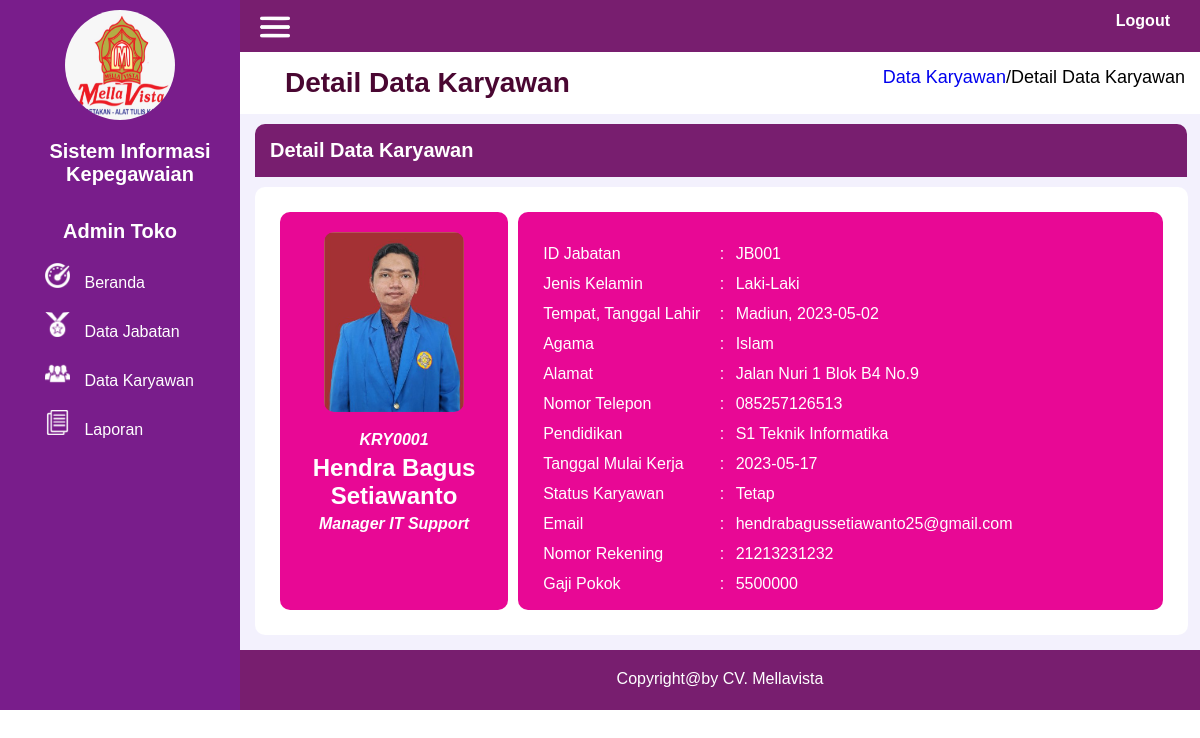
The page /asset/tampilan/detail_karyawan_admin.php?id_karyawan=KRY0001 on the database as committed earlier.
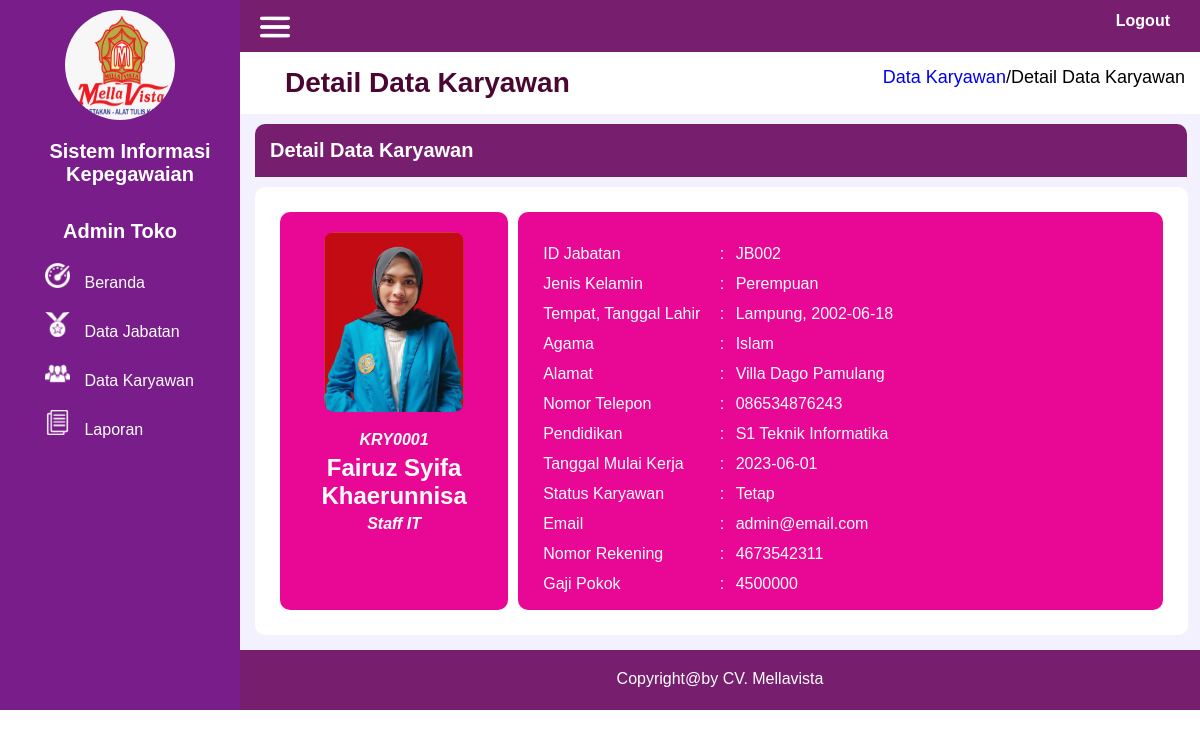
The same page on the database as committed later.
### tables this page shows
CREATE TABLE `karyawan` (
  `id_karyawan` varchar(10) NOT NULL,
  `id_jabatan` varchar(10) NOT NULL,
  `nama_karyawan` varchar(100) NOT NULL,
  `jk` varchar(15) NOT NULL,
  `tempat_lahir` varchar(50) NOT NULL,
  `tgl_lahir` date NOT NULL,
  `agama` varchar(20) NOT NULL,
  `alamat` varchar(225) NOT NULL,
  `no_telp` varchar(12) NOT NULL,
  `pendidikan` varchar(50) NOT NULL,
  `tgl_mulai_kerja` date NOT NULL,
  `status_karyawan` varchar(20) NOT NULL,
  `email` varchar(100) NOT NULL,
  `no_rek` varchar(25) NOT NULL,
  `foto` varchar(225) NOT NULL
);

CREATE TABLE `jabatan` (
  `id_jabatan` varchar(10) NOT NULL,
  `nama_jabatan` varchar(100) NOT NULL,
  `gaji_pokok` int(11) NOT NULL
);

### asset/tampilan/detail_karyawan_admin.php (the view, shortened to what this page needs)
<!DOCTYPE html>
<html lang="en">
<head>
    <link rel="stylesheet" href="../../css/style.css">
</head>
<body>
<?php
    include "../../koneksi.php";
    $id_karyawan = $_GET['id_karyawan'];
    $sql = "SELECT karyawan.*, jabatan.nama_jabatan, jabatan.gaji_pokok FROM karyawan LEFT JOIN jabatan ON karyawan.id_jabatan = jabatan.id_jabatan WHERE id_karyawan='$id_karyawan'";
    $result = mysqli_query($koneksi, $sql);
    if (mysqli_num_rows($result) > 0) {
        $row = mysqli_fetch_assoc($result);
        $id_karyawan = $row['id_karyawan'];
        $id_jabatan = $row['id_jabatan'];
        $nama_karyawan = $row['nama_karyawan'];
        $jk = $row['jk'];
        $tempat_lahir = $row['tempat_lahir'];
        $tgl_lahir = $row['tgl_lahir'];
        $agama = $row['agama'];
        $alamat = $row['alamat'];
        $no_telp = $row['no_telp'];
        $pendidikan = $row['pendidikan'];
        $tgl_mulai_kerja = $row['tgl_mulai_kerja'];
        $status_karyawan = $row['status_karyawan'];
        $email = $row['email'];
        $no_rek = $row['no_rek'];
        $foto = $row['foto'];
        $nama_jabatan = $row['nama_jabatan'];
        $gaji_pokok = $row['gaji_pokok'];
    }
?>
    <div class="container">
        <div class="side-kiri">
            <div class="identitas">
                <div class="logo">
                    <img src="../../gambar/logo.jpeg">
                </div>
            </div>
            <div class="judul">
                    Sistem Informasi Kepegawaian
                </div>
            <div class="kotak-akses">
                Admin Toko
            </div>
            <div class="side-menu">
                <img src="../../gambar/dashboard.png">
                <a href="../beranda_admin.php">Beranda</a>
            </div>
            <div class="side-menu">
                <img src="../../gambar/jabatan.png">
                <a href="../tampilan/data_jabatan_admin.php">Data Jabatan</a>
            </div>
            <div class="side-menu">
                <img src="../../gambar/pegawai.png">
                <a href="../tampilan/data_karyawan_admin.php">Data Karyawan</a>
            </div>
            <div class="side-menu">
                <img src="../../gambar/laporan.png">
                <a href="../tampilan/laporan_admin.php">Laporan</a>
            </div>
        </div>
        <div class="side-kanan">
            <div class="kepala">
                <div class="kepala-garis"><img src="../../gambar/garis.png"></div>
                <div class="logout"><a href="../../logout.php">Logout</a></div>
            </div>
            <div class="judul-halaman">
                <div class="judul-detail"><h1>Detail Data Karyawan</h1></div>
                <div class="link"><a href="data_karyawan.php">Data Karyawan</a>/Detail Data Karyawan</div>
            </div>
            <div class="kotak-judul-detail">
                Detail Data Karyawan
            </div>
            <div class="halaman-beranda">
                <div class="detail-foto">
                    <img src="../../gambar/foto/<?php echo $foto; ?>">
                    <br>
                    <h4><?php echo $id_karyawan; ?></h4>
                    <h3><?php echo $nama_karyawan; ?></h3>
                    <h4><?php echo $nama_jabatan; ?></h4>
                </div>
                <div class="detail-identitas">
                    <br>
                    <div class="kotak-identitas">
                        <div class="identitas-kiri">ID Jabatan</div>
                        <div class="identitas-tengah">:</div>
                        <div class="identitas-kanan"><?php echo $id_jabatan; ?></div>
                    </div>
                    <div class="kotak-identitas">
                        <div class="identitas-kiri">Jenis Kelamin</div>
                        <div class="identitas-tengah">:</div>
                        <div class="identitas-kanan"><?php echo $jk; ?></div>
                    </div>
                    <div class="kotak-identitas">
                        <div class="identitas-kiri">Tempat, Tanggal Lahir</div>
                        <div class="identitas-tengah">:</div>
                        <div class="identitas-kanan"><?php echo $tempat_lahir; ?>, <?php echo $tgl_lahir; ?></div>
                    </div>
                    <div class="kotak-identitas">
                        <div class="identitas-kiri">Agama</div>
                        <div class="identitas-tengah">:</div>
                        <div class="identitas-kanan"><?php echo $agama; ?></div>
                    </div>
                    <div class="kotak-identitas">
                        <div class="identitas-kiri">Alamat</div>
                        <div class="identitas-tengah">:</div>
                        <div class="identitas-kanan"><?php echo $alamat; ?></div>
                    </div>
                    <div class="kotak-identitas">
                        <div class="identitas-kiri">Nomor Telepon</div>
                        <div class="identitas-tengah">:</div>
                        <div class="identitas-kanan"><?php echo $no_telp; ?></div>
                    </div>
                    <div class="kotak-identitas">
                        <div class="identitas-kiri">Pendidikan</div>
                        <div class="identitas-tengah">:</div>
                        <div class="identitas-kanan"><?php echo $pendidikan; ?></div>
                    </div>
                    <div class="kotak-identitas">
                        <div class="identitas-kiri">Tanggal Mulai Kerja</div>
                        <div class="identitas-tengah">:</div>
                        <div class="identitas-kanan"><?php echo $tgl_mulai_kerja; ?></div>
                    </div>
                    <div class="kotak-identitas">
                        <div class="identitas-kiri">Status Karyawan</div>
                        <div class="identitas-tengah">:</div>
                        <div class="identitas-kanan"><?php echo $status_karyawan; ?></div>
                    </div>
                    <div class="kotak-identitas">
                        <div class="identitas-kiri">Email</div>
                        <div class="identitas-tengah">:</div>
                        <div class="identitas-kanan"><?php echo $email; ?></div>
                    </div>
                    <div class="kotak-identitas">
                        <div class="identitas-kiri">Nomor Rekening</div>
                        <div class="identitas-tengah">:</div>
                        <div class="identitas-kanan"><?php echo $no_rek; ?></div>
                    </div>
                    <div class="kotak-identitas">
                        <div class="identitas-kiri">Gaji Pokok</div>
                        <div class="identitas-tengah">:</div>
                        <div class="identitas-kanan"><?php echo $gaji_pokok; ?></div>
                    </div>
            </div>
        </div>
        <div class="kaki">
                Copyright@by CV. Mellavista
            </div>
    </div>
</body>
</html>

### css/style.css (style rules this page uses)
* { font-family: Arial, Helvetica, sans-serif; margin: 0; }
.container { width: 100%; height: auto; background-color: antiquewhite; display: flex; }
.side-kiri { width: 20%; min-height: 600px; background-color: rgb(121, 29, 139); }
.side-kanan { width: 80%; min-height: 600px; background-color: rgb(243, 241, 253); }
.identitas { display: flex; min-height: 40px; width: auto; margin-bottom: 40px; }
.logo { width: 100%; height: 40px; padding: 10px; text-align: center; }
.logo img { border-radius: 50%; width: 110px; height: 110px; }
.judul { width: 100%; height: 40px; padding: 10px; color: white; font-family: Helvetica; font-weight: bold; margin-top: 70px; margin-bottom: 30px; text-align: center; font-size: 20px; }
.side-menu { width: auto; border: 2px; color: aliceblue; padding: 10px 0px 10px 20px; align-items: center; margin-left: 25px; }
.side-menu a { text-decoration: none; color: white; cursor: pointer; margin-left: 10px; }
.side-menu img { width: 25px; height: 25px; }
.kotak-akses { width:auto; color:white; font-size: 20px; font-weight: bold; margin-bottom: 10px; text-align: center; }
.kepala { width: auto; min-height: 40px; background-color: rgb(120, 30, 111); padding: 12px 30px 0px 0px; display: flex; }
.kepala-garis { width: 10%; height: 30px; }
.kepala-garis img { width: 30px; height: 30px; margin-left: 20px; }
.logout { width: 90%; height: 30px; text-align: right; }
.logout a { margin-top:20px; color: #fff; font-weight: bold; text-decoration: none; }
.judul-halaman { width: auto; min-height: 40px; text-align: right; background-color: #fff; display: flex; }
h1 { text-align: left; font-size: 28px; font-weight: bold; color: rgb(74, 7, 50); padding: 10px; margin-left: 10px; }
h3 { font-size: 24px; font-weight: bold; color: #fff; }
h4 { font-size: 16px; font-weight: bold; color: #fff; font-style: italic; margin: 5px; }
.halaman-beranda { width: 93%; min-height: 400px; background-color: #fff; padding: 20px; border-radius: 10px; margin: 10px 0px 0px 15px; display: flex; }
.kotak-judul-detail { width: 94%; min-height: 20px; background-color: rgb(120, 30, 111); padding: 15px; border-radius: 10px 10px 0px 0px; margin: 10px 0px 0px 15px; color: #fff; font-size: 20px; font-weight: bold; }
.judul-detail { font-size: 30px; font-weight: bold; text-align: left; padding: 5px; width: 35%; margin-left: 20px; }
.link { font-size: 18px; text-align: right; padding: 15px; width: 65%; }
.link a { text-decoration: none; }
.detail-foto { width: 25%; min-height: 50px; padding: 10px; color: #fff; background-color: rgb(232, 8, 149); text-align: center; border-radius: 10px; margin: 5px; }
.detail-foto img { width: 140px; height: 180px; border-radius: 10px; margin: 10px; }
.detail-identitas { width: 75%; height: auto; padding: 10px; background-color: rgb(232, 8, 149); border-radius: 10px; margin: 5px; color: #fff; }
.kotak-identitas { width: 100%; display: flex; height: 30px; margin-left: 10px; }
.identitas-kiri { width: 28%; height: auto; padding: 5px; }
.identitas-tengah { width: 1%; height: auto; padding: 5px; }
.identitas-kanan { width: 71%; height: auto; padding: 5px; }
.kaki { width: auto; min-height: 20px; background-color: rgb(120, 30, 111); padding: 20px; color: #fff; font-size: 16px; text-align: center; margin-top: 15px; }

Rows that differ between the two databases and show on the page:
changed karyawan "KRY0001": foto: a different picture; nama_karyawan "Hendra Bagus Setiawanto" → "Fairuz Syifa Khaerunnisa"; id_jabatan.nama_jabatan "Manager IT Support" → "Staff IT"; id_jabatan "JB001" → "JB002"; jk "Laki-Laki" → "Perempuan"; tempat_lahir "Madiun" → "Lampung"; tgl_lahir "2023-05-02" → "2002-06-18"; alamat "Jalan Nuri 1 Blok B4 No.9" → "Villa Dago Pamulang"; no_telp "085257126513" → "086534876243"; tgl_mulai_kerja "2023-05-17" → "2023-06-01"; email "hendrabagussetiawanto25@gmail.com" → "admin@email.com"; no_rek "21213231232" → "4673542311"; id_jabatan.gaji_pokok "5500000" → "4500000"
